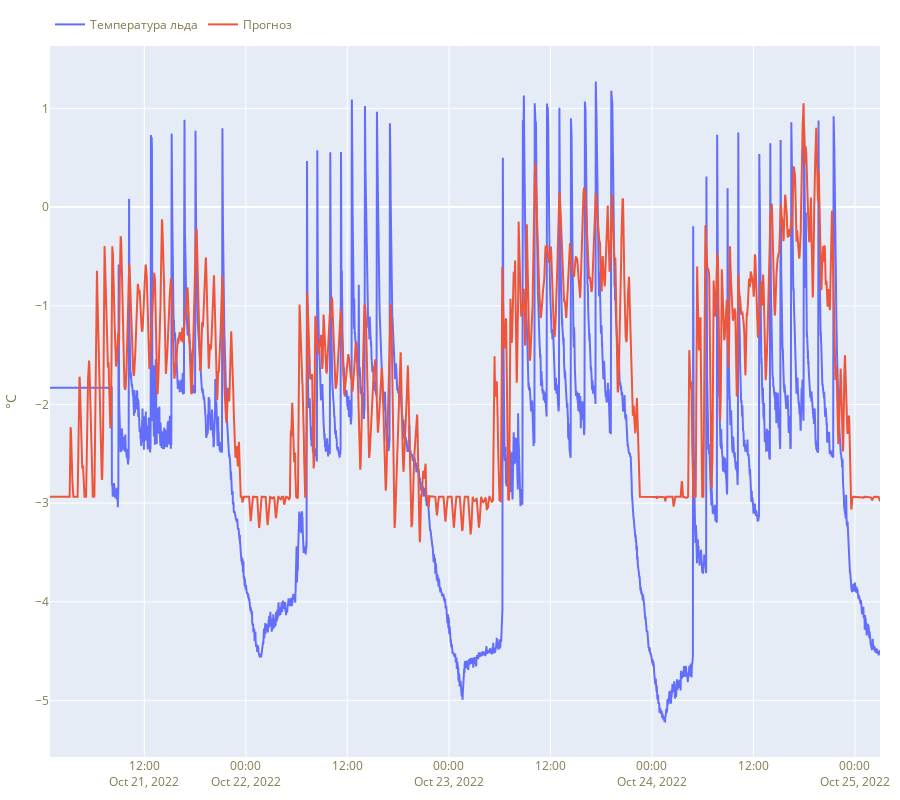

Notebook code for this chart:
### Code cell
fig = make_subplots(rows=1, cols=1, shared_xaxes=True, vertical_spacing=0.02)
fig.add_trace(go.Scatter(x=test_dataset.data['time'], y=result_df['temp_ice'], name='Температура льда'), row=1, col=1)
fig.add_trace(go.Scatter(x=test_dataset.data['time'], y=result_df['pred_temp_ice'], name='Прогноз'), row=1, col=1)
fig.update_layout(margin=dict(l=10, r=10, t=30, b=10),
                  legend=dict(orientation='h', yanchor='bottom', x=0, y=1.01),
                #   width=1000,
                  height=800,
                  font_color="#837A4F",
                  title_font_color="#837A4F")
fig.update_traces(hoverinfo='all', hovertemplate='Дата и время: %{x}<br>Температура: %{y:.2f}°C', row=1, col=1)
fig.update_yaxes(title_text='°C', row=1, col=1)

### Figure 1 — Plotly figure (JSON) as saved in the notebook; plotly's stock layout.template omitted (floating-point values rounded to 4 significant figures; data arrays with more than 128 entries replaced by an {"elided": "..."} marker saying what was removed)
{"data": [{"hoverinfo": "all", "hovertemplate": "Дата и время: %{x}<br>Температура: %{y:.2f}°C", "name": "Температура льда", "type": "scatter", "x": {"elided": "6000 str values"}, "xaxis": "x", "y": {"elided": "5888 float values"}, "yaxis": "y"}, {"hoverinfo": "all", "hovertemplate": "Дата и время: %{x}<br>Температура: %{y:.2f}°C", "name": "Прогноз", "type": "scatter", "x": {"elided": "6000 str values"}, "xaxis": "x", "y": {"elided": "5888 float values"}, "yaxis": "y"}], "layout": {"font": {"color": "#837A4F"}, "height": 800, "legend": {"orientation": "h", "x": 0, "y": 1.01, "yanchor": "bottom"}, "margin": {"b": 10, "l": 10, "r": 10, "t": 30}, "title": {"font": {"color": "#837A4F"}}, "xaxis": {"anchor": "y", "domain": [0, 1]}, "yaxis": {"anchor": "x", "domain": [0, 1], "title": {"text": "°C"}}}}
